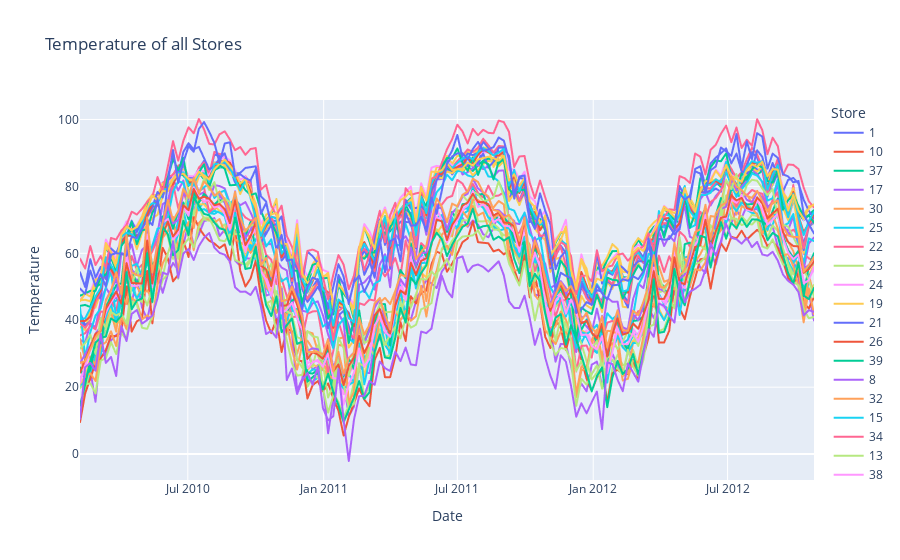

Notebook code for this chart:
### Code cell
px.line(df, x="Date", y="Temperature", title="Temperature of all Stores", color="Store")

### Figure 1 — Plotly figure (JSON) as saved in the notebook; plotly's stock layout.template omitted (floating-point values rounded to 4 significant figures; data arrays with more than 128 entries replaced by an {"elided": "..."} marker saying what was removed)
{"data": [{"hovertemplate": "Store=1<br>Date=%{x}<br>Temperature=%{y}<extra></extra>", "legendgroup": "1", "line": {"color": "#636efa", "dash": "solid"}, "marker": {"symbol": "circle"}, "mode": "lines", "name": "1", "showlegend": true, "type": "scattergl", "x": {"elided": "143 str values"}, "xaxis": "x", "y": {"elided": "143 float values"}, "yaxis": "y"}, {"hovertemplate": "Store=10<br>Date=%{x}<br>Temperature=%{y}<extra></extra>", "legendgroup": "10", "line": {"color": "#EF553B", "dash": "solid"}, "marker": {"symbol": "circle"}, "mode": "lines", "name": "10", "showlegend": true, "type": "scattergl", "x": {"elided": "143 str values"}, "xaxis": "x", "y": {"elided": "143 float values"}, "yaxis": "y"}, {"hovertemplate": "Store=37<br>Date=%{x}<br>Temperature=%{y}<extra></extra>", "legendgroup": "37", "line": {"color": "#00cc96", "dash": "solid"}, "marker": {"symbol": "circle"}, "mode": "lines", "name": "37", "showlegend": true, "type": "scattergl", "x": {"elided": "143 str values"}, "xaxis": "x", "y": {"elided": "143 float values"}, "yaxis": "y"}, {"hovertemplate": "Store=17<br>Date=%{x}<br>Temperature=%{y}<extra></extra>", "legendgroup": "17", "line": {"color": "#ab63fa", "dash": "solid"}, "marker": {"symbol": "circle"}, "mode": "lines", "name": "17", "showlegend": true, "type": "scattergl", "x": {"elided": "143 str values"}, "xaxis": "x", "y": {"elided": "143 float values"}, "yaxis": "y"}, {"hovertemplate": "Store=30<br>Date=%{x}<br>Temperature=%{y}<extra></extra>", "legendgroup": "30", "line": {"color": "#FFA15A", "dash": "solid"}, "marker": {"symbol": "circle"}, "mode": "lines", "name": "30", "showlegend": true, "type": "scattergl", "x": {"elided": "143 str values"}, "xaxis": "x", "y": {"elided": "143 float values"}, "yaxis": "y"}, {"hovertemplate": "Store=25<br>Date=%{x}<br>Temperature=%{y}<extra></extra>", "legendgroup": "25", "line": {"color": "#19d3f3", "dash": "solid"}, "marker": {"symbol": "circle"}, "mode": "lines", "name": "25", "showlegend": true, "type": "scattergl", "x": {"elided": "143 str values"}, "xaxis": "x", "y": {"elided": "143 float values"}, "yaxis": "y"}, {"hovertemplate": "Store=22<br>Date=%{x}<br>Temperature=%{y}<extra></extra>", "legendgroup": "22", "line": {"color": "#FF6692", "dash": "solid"}, "marker": {"symbol": "circle"}, "mode": "lines", "name": "22", "showlegend": true, "type": "scattergl", "x": {"elided": "143 str values"}, "xaxis": "x", "y": {"elided": "143 float values"}, "yaxis": "y"}, {"hovertemplate": "Store=23<br>Date=%{x}<br>Temperature=%{y}<extra></extra>", "legendgroup": "23", "line": {"color": "#B6E880", "dash": "solid"}, "marker": {"symbol": "circle"}, "mode": "lines", "name": "23", "showlegend": true, "type": "scattergl", "x": {"elided": "143 str values"}, "xaxis": "x", "y": {"elided": "143 float values"}, "yaxis": "y"}, {"hovertemplate": "Store=24<br>Date=%{x}<br>Temperature=%{y}<extra></extra>", "legendgroup": "24", "line": {"color": "#FF97FF", "dash": "solid"}, "marker": {"symbol": "circle"}, "mode": "lines", "name": "24", "showlegend": true, "type": "scattergl", "x": {"elided": "143 str values"}, "xaxis": "x", "y": {"elided": "143 float values"}, "yaxis": "y"}, {"hovertemplate": "Store=19<br>Date=%{x}<br>Temperature=%{y}<extra></extra>", "legendgroup": "19", "line": {"color": "#FECB52", "dash": "solid"}, "marker": {"symbol": "circle"}, "mode": "lines", "name": "19", "showlegend": true, "type": "scattergl", "x": {"elided": "143 str values"}, "xaxis": "x", "y": {"elided": "143 float values"}, "yaxis": "y"}, {"hovertemplate": "Store=21<br>Date=%{x}<br>Temperature=%{y}<extra></extra>", "legendgroup": "21", "line": {"color": "#636efa", "dash": "solid"}, "marker": {"symbol": "circle"}, "mode": "lines", "name": "21", "showlegend": true, "type": "scattergl", "x": {"elided": "143 str values"}, "xaxis": "x", "y": {"elided": "143 float values"}, "yaxis": "y"}, {"hovertemplate": "Store=26<br>Date=%{x}<br>Temperature=%{y}<extra></extra>", "legendgroup": "26", "line": {"color": "#EF553B", "dash": "solid"}, "marker": {"symbol": "circle"}, "mode": "lines", "name": "26", "showlegend": true, "type": "scattergl", "x": {"elided": "143 str values"}, "xaxis": "x", "y": {"elided": "143 float values"}, "yaxis": "y"}, {"hovertemplate": "Store=39<br>Date=%{x}<br>Temperature=%{y}<extra></extra>", "legendgroup": "39", "line": {"color": "#00cc96", "dash": "solid"}, "marker": {"symbol": "circle"}, "mode": "lines", "name": "39", "showlegend": true, "type": "scattergl", "x": {"elided": "143 str values"}, "xaxis": "x", "y": {"elided": "143 float values"}, "yaxis": "y"}, {"hovertemplate": "Store=8<br>Date=%{x}<br>Temperature=%{y}<extra></extra>", "legendgroup": "8", "line": {"color": "#ab63fa", "dash": "solid"}, "marker": {"symbol": "circle"}, "mode": "lines", "name": "8", "showlegend": true, "type": "scattergl", "x": {"elided": "143 str values"}, "xaxis": "x", "y": {"elided": "143 float values"}, "yaxis": "y"}, {"hovertemplate": "Store=32<br>Date=%{x}<br>Temperature=%{y}<extra></extra>", "legendgroup": "32", "line": {"color": "#FFA15A", "dash": "solid"}, "marker": {"symbol": "circle"}, "mode": "lines", "name": "32", "showlegend": true, "type": "scattergl", "x": {"elided": "143 str values"}, "xaxis": "x", "y": {"elided": "143 float values"}, "yaxis": "y"}, {"hovertemplate": "Store=15<br>Date=%{x}<br>Temperature=%{y}<extra></extra>", "legendgroup": "15", "line": {"color": "#19d3f3", "dash": "solid"}, "marker": {"symbol": "circle"}, "mode": "lines", "name": "15", "showlegend": true, "type": "scattergl", "x": {"elided": "143 str values"}, "xaxis": "x", "y": {"elided": "143 float values"}, "yaxis": "y"}, {"hovertemplate": "Store=34<br>Date=%{x}<br>Temperature=%{y}<extra></extra>", "legendgroup": "34", "line": {"color": "#FF6692", "dash": "solid"}, "marker": {"symbol": "circle"}, "mode": "lines", "name": "34", "showlegend": true, "type": "scattergl", "x": {"elided": "143 str values"}, "xaxis": "x", "y": {"elided": "143 float values"}, "yaxis": "y"}, {"hovertemplate": "Store=13<br>Date=%{x}<br>Temperature=%{y}<extra></extra>", "legendgroup": "13", "line": {"color": "#B6E880", "dash": "solid"}, "marker": {"symbol": "circle"}, "mode": "lines", "name": "13", "showlegend": true, "type": "scattergl", "x": {"elided": "143 str values"}, "xaxis": "x", "y": {"elided": "143 float values"}, "yaxis": "y"}, {"hovertemplate": "Store=38<br>Date=%{x}<br>Temperature=%{y}<extra></extra>", "legendgroup": "38", "line": {"color": "#FF97FF", "dash": "solid"}, "marker": {"symbol": "circle"}, "mode": "lines", "name": "38", "showlegend": true, "type": "scattergl", "x": {"elided": "143 str values"}, "xaxis": "x", "y": {"elided": "143 float values"}, "yaxis": "y"}, {"hovertemplate": "Store=9<br>Date=%{x}<br>Temperature=%{y}<extra></extra>", "legendgroup": "9", "line": {"color": "#FECB52", "dash": "solid"}, "marker": {"symbol": "circle"}, "mode": "lines", "name": "9", "showlegend": true, "type": "scattergl", "x": {"elided": "143 str values"}, "xaxis": "x", "y": {"elided": "143 float values"}, "yaxis": "y"}, {"hovertemplate": "Store=2<br>Date=%{x}<br>Temperature=%{y}<extra></extra>", "legendgroup": "2", "line": {"color": "#636efa", "dash": "solid"}, "marker": {"symbol": "circle"}, "mode": "lines", "name": "2", "showlegend": true, "type": "scattergl", "x": {"elided": "143 str values"}, "xaxis": "x", "y": {"elided": "143 float values"}, "yaxis": "y"}, {"hovertemplate": "Store=45<br>Date=%{x}<br>Temperature=%{y}<extra></extra>", "legendgroup": "45", "line": {"color": "#EF553B", "dash": "solid"}, "marker": {"symbol": "circle"}, "mode": "lines", "name": "45", "showlegend": true, "type": "scattergl", "x": {"elided": "143 str values"}, "xaxis": "x", "y": {"elided": "143 float values"}, "yaxis": "y"}, {"hovertemplate": "Store=20<br>Date=%{x}<br>Temperature=%{y}<extra></extra>", "legendgroup": "20", "line": {"color": "#00cc96", "dash": "solid"}, "marker": {"symbol": "circle"}, "mode": "lines", "name": "20", "showlegend": true, "type": "scattergl", "x": {"elided": "143 str values"}, "xaxis": "x", "y": {"elided": "143 float values"}, "yaxis": "y"}, {"hovertemplate": "Store=27<br>Date=%{x}<br>Temperature=%{y}<extra></extra>", "legendgroup": "27", "line": {"color": "#ab63fa", "dash": "solid"}, "marker": {"symbol": "circle"}, "mode": "lines", "name": "27", "showlegend": true, "type": "scattergl", "x": {"elided": "143 str values"}, "xaxis": "x", "y": {"elided": "143 float values"}, "yaxis": "y"}, {"hovertemplate": "Store=41<br>Date=%{x}<br>Temperature=%{y}<extra></extra>", "legendgroup": "41", "line": {"color": "#FFA15A", "dash": "solid"}, "marker": {"symbol": "circle"}, "mode": "lines", "name": "41", "showlegend": true, "type": "scattergl", "x": {"elided": "143 str values"}, "xaxis": "x", "y": {"elided": "143 float values"}, "yaxis": "y"}, {"hovertemplate": "Store=4<br>Date=%{x}<br>Temperature=%{y}<extra></extra>", "legendgroup": "4", "line": {"color": "#19d3f3", "dash": "solid"}, "marker": {"symbol": "circle"}, "mode": "lines", "name": "4", "showlegend": true, "type": "scattergl", "x": {"elided": "143 str values"}, "xaxis": "x", "y": {"elided": "143 float values"}, "yaxis": "y"}, {"hovertemplate": "Store=31<br>Date=%{x}<br>Temperature=%{y}<extra></extra>", "legendgroup": "31", "line": {"color": "#FF6692", "dash": "solid"}, "marker": {"symbol": "circle"}, "mode": "lines", "name": "31", "showlegend": true, "type": "scattergl", "x": {"elided": "143 str values"}, "xaxis": "x", "y": {"elided": "143 float values"}, "yaxis": "y"}, {"hovertemplate": "Store=16<br>Date=%{x}<br>Temperature=%{y}<extra></extra>", "legendgroup": "16", "line": {"color": "#B6E880", "dash": "solid"}, "marker": {"symbol": "circle"}, "mode": "lines", "name": "16", "showlegend": true, "type": "scattergl", "x": {"elided": "143 str values"}, "xaxis": "x", "y": {"elided": "143 float values"}, "yaxis": "y"}, {"hovertemplate": "Store=11<br>Date=%{x}<br>Temperature=%{y}<extra></extra>", "legendgroup": "11", "line": {"color": "#FF97FF", "dash": "solid"}, "marker": {"symbol": "circle"}, "mode": "lines", "name": "11", "showlegend": true, "type": "scattergl", "x": {"elided": "143 str values"}, "xaxis": "x", "y": {"elided": "143 float values"}, "yaxis": "y"}, {"hovertemplate": "Store=36<br>Date=%{x}<br>Temperature=%{y}<extra></extra>", "legendgroup": "36", "line": {"color": "#FECB52", "dash": "solid"}, "marker": {"symbol": "circle"}, "mode": "lines", "name": "36", "showlegend": true, "type": "scattergl", "x": {"elided": "143 str values"}, "xaxis": "x", "y": {"elided": "143 float values"}, "yaxis": "y"}, {"hovertemplate": "Store=42<br>Date=%{x}<br>Temperature=%{y}<extra></extra>", "legendgroup": "42", "line": {"color": "#636efa", "dash": "solid"}, "marker": {"symbol": "circle"}, "mode": "lines", "name": "42", "showlegend": true, "type": "scattergl", "x": {"elided": "143 str values"}, "xaxis": "x", "y": {"elided": "143 float values"}, "yaxis": "y"}, {"hovertemplate": "Store=5<br>Date=%{x}<br>Temperature=%{y}<extra></extra>", "legendgroup": "5", "line": {"color": "#EF553B", "dash": "solid"}, "marker": {"symbol": "circle"}, "mode": "lines", "name": "5", "showlegend": true, "type": "scattergl", "x": {"elided": "143 str values"}, "xaxis": "x", "y": {"elided": "143 float values"}, "yaxis": "y"}, {"hovertemplate": "Store=43<br>Date=%{x}<br>Temperature=%{y}<extra></extra>", "legendgroup": "43", "line": {"color": "#00cc96", "dash": "solid"}, "marker": {"symbol": "circle"}, "mode": "lines", "name": "43", "showlegend": true, "type": "scattergl", "x": {"elided": "143 str values"}, "xaxis": "x", "y": {"elided": "143 float values"}, "yaxis": "y"}, {"hovertemplate": "Store=35<br>Date=%{x}<br>Temperature=%{y}<extra></extra>", "legendgroup": "35", "line": {"color": "#ab63fa", "dash": "solid"}, "marker": {"symbol": "circle"}, "mode": "lines", "name": "35", "showlegend": true, "type": "scattergl", "x": {"elided": "143 str values"}, "xaxis": "x", "y": {"elided": "143 float values"}, "yaxis": "y"}, {"hovertemplate": "Store=28<br>Date=%{x}<br>Temperature=%{y}<extra></extra>", "legendgroup": "28", "line": {"color": "#FFA15A", "dash": "solid"}, "marker": {"symbol": "circle"}, "mode": "lines", "name": "28", "showlegend": true, "type": "scattergl", "x": {"elided": "143 str values"}, "xaxis": "x", "y": {"elided": "143 float values"}, "yaxis": "y"}, {"hovertemplate": "Store=6<br>Date=%{x}<br>Temperature=%{y}<extra></extra>", "legendgroup": "6", "line": {"color": "#19d3f3", "dash": "solid"}, "marker": {"symbol": "circle"}, "mode": "lines", "name": "6", "showlegend": true, "type": "scattergl", "x": {"elided": "143 str values"}, "xaxis": "x", "y": {"elided": "143 float values"}, "yaxis": "y"}, {"hovertemplate": "Store=33<br>Date=%{x}<br>Temperature=%{y}<extra></extra>", "legendgroup": "33", "line": {"color": "#FF6692", "dash": "solid"}, "marker": {"symbol": "circle"}, "mode": "lines", "name": "33", "showlegend": true, "type": "scattergl", "x": {"elided": "143 str values"}, "xaxis": "x", "y": {"elided": "143 float values"}, "yaxis": "y"}, {"hovertemplate": "Store=44<br>Date=%{x}<br>Temperature=%{y}<extra></extra>", "legendgroup": "44", "line": {"color": "#B6E880", "dash": "solid"}, "marker": {"symbol": "circle"}, "mode": "lines", "name": "44", "showlegend": true, "type": "scattergl", "x": {"elided": "143 str values"}, "xaxis": "x", "y": {"elided": "143 float values"}, "yaxis": "y"}, {"hovertemplate": "Store=18<br>Date=%{x}<br>Temperature=%{y}<extra></extra>", "legendgroup": "18", "line": {"color": "#FF97FF", "dash": "solid"}, "marker": {"symbol": "circle"}, "mode": "lines", "name": "18", "showlegend": true, "type": "scattergl", "x": {"elided": "143 str values"}, "xaxis": "x", "y": {"elided": "143 float values"}, "yaxis": "y"}, {"hovertemplate": "Store=3<br>Date=%{x}<br>Temperature=%{y}<extra></extra>", "legendgroup": "3", "line": {"color": "#FECB52", "dash": "solid"}, "marker": {"symbol": "circle"}, "mode": "lines", "name": "3", "showlegend": true, "type": "scattergl", "x": {"elided": "143 str values"}, "xaxis": "x", "y": {"elided": "143 float values"}, "yaxis": "y"}, {"hovertemplate": "Store=12<br>Date=%{x}<br>Temperature=%{y}<extra></extra>", "legendgroup": "12", "line": {"color": "#636efa", "dash": "solid"}, "marker": {"symbol": "circle"}, "mode": "lines", "name": "12", "showlegend": true, "type": "scattergl", "x": {"elided": "143 str values"}, "xaxis": "x", "y": {"elided": "143 float values"}, "yaxis": "y"}, {"hovertemplate": "Store=29<br>Date=%{x}<br>Temperature=%{y}<extra></extra>", "legendgroup": "29", "line": {"color": "#EF553B", "dash": "solid"}, "marker": {"symbol": "circle"}, "mode": "lines", "name": "29", "showlegend": true, "type": "scattergl", "x": {"elided": "143 str values"}, "xaxis": "x", "y": {"elided": "143 float values"}, "yaxis": "y"}, {"hovertemplate": "Store=40<br>Date=%{x}<br>Temperature=%{y}<extra></extra>", "legendgroup": "40", "line": {"color": "#00cc96", "dash": "solid"}, "marker": {"symbol": "circle"}, "mode": "lines", "name": "40", "showlegend": true, "type": "scattergl", "x": {"elided": "143 str values"}, "xaxis": "x", "y": {"elided": "143 float values"}, "yaxis": "y"}, {"hovertemplate": "Store=7<br>Date=%{x}<br>Temperature=%{y}<extra></extra>", "legendgroup": "7", "line": {"color": "#ab63fa", "dash": "solid"}, "marker": {"symbol": "circle"}, "mode": "lines", "name": "7", "showlegend": true, "type": "scattergl", "x": {"elided": "143 str values"}, "xaxis": "x", "y": {"elided": "143 float values"}, "yaxis": "y"}, {"hovertemplate": "Store=14<br>Date=%{x}<br>Temperature=%{y}<extra></extra>", "legendgroup": "14", "line": {"color": "#FFA15A", "dash": "solid"}, "marker": {"symbol": "circle"}, "mode": "lines", "name": "14", "showlegend": true, "type": "scattergl", "x": {"elided": "143 str values"}, "xaxis": "x", "y": {"elided": "143 float values"}, "yaxis": "y"}], "layout": {"legend": {"title": {"text": "Store"}, "tracegroupgap": 0}, "title": {"text": "Temperature of all Stores"}, "xaxis": {"anchor": "y", "domain": [0, 1], "title": {"text": "Date"}}, "yaxis": {"anchor": "x", "domain": [0, 1], "title": {"text": "Temperature"}}}}
